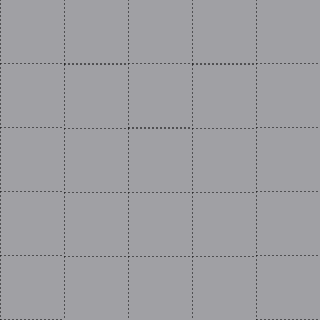

This game map was drawn from its Tiled (.tmx) file and the tilesets committed beside it. A one-line description and the full map source follow:
An orthogonal 5x5 tile map with 64x64 px tiles, 1 tile layer (Ground Level).

<map version="1.0" tiledversion="1.1.5" orientation="orthogonal" renderorder="right-down" width="5" height="5" tilewidth="64" tileheight="64" infinite="0" nextobjectid="1">
 <tileset firstgid="1" name="landscape" tilewidth="64" tileheight="64" spacing="1" tilecount="2" columns="1">
  <image source="outfox.png" trans="000000" width="64" height="129" />
 </tileset>
 <layer name="Ground Level" width="5" height="5">
  <data encoding="csv">
2,2,2,2,2,
2,1,2,1,2,
2,1,1,1,2,
2,1,1,1,2,
2,1,1,1,2
</data>
 </layer>
</map>